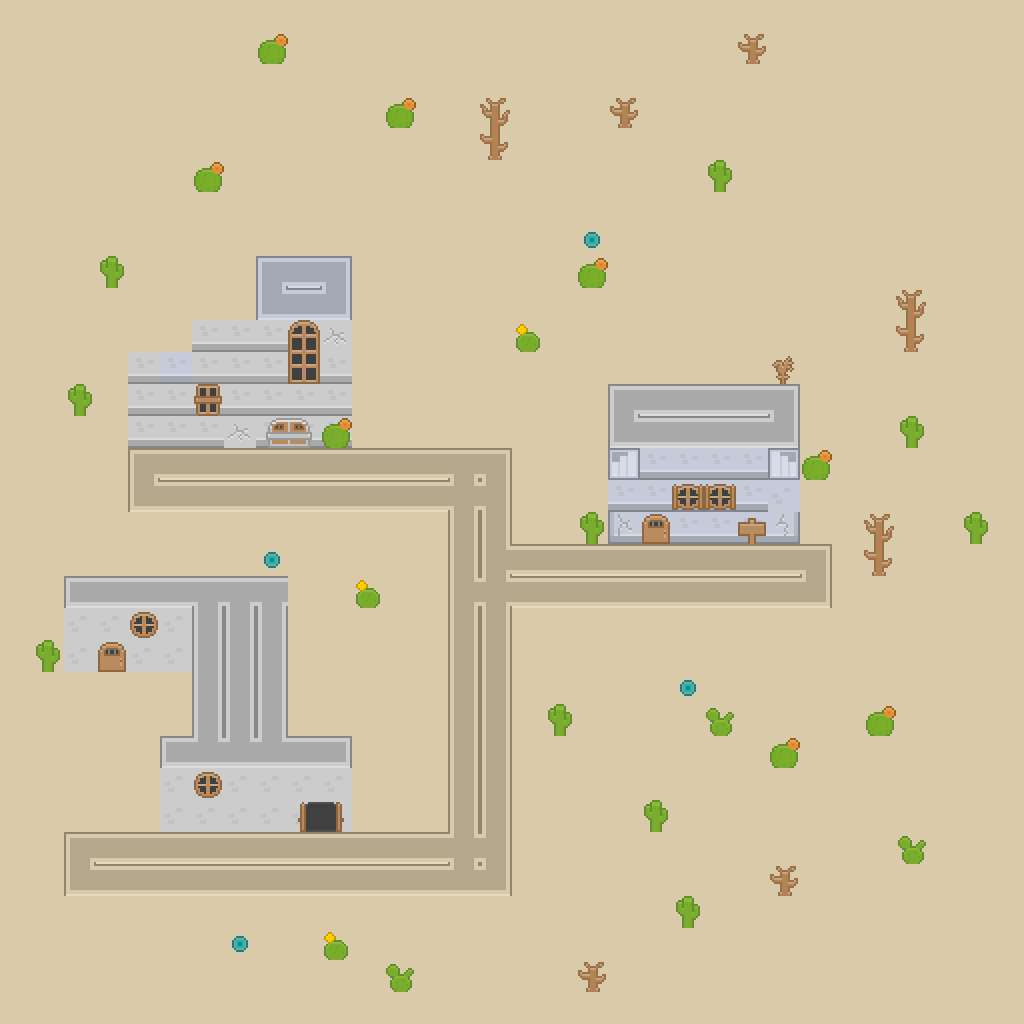

Rendered tile map (Tiled .tmx) drawn with the repository's tilesets; below, a short description and the map source with its tile grids summarised:
An orthogonal 32x32 tile map with 32x32 px tiles, 8 tile layers (walls, Bottom Sand, Base of Houses, External Accessories, ...).

<map version="1.8" tiledversion="1.8.0" orientation="orthogonal" renderorder="right-down" width="32" height="32" tilewidth="32" tileheight="32" infinite="0" nextlayerid="9" nextobjectid="1">
 <tileset firstgid="1" source="tilesets/roguelikeSheet_transparent_32px.tsx" />
 <layer id="4" name="walls" width="32" height="32">
  <data>[1024 cells, 0 non-empty, 0 distinct tile ids]</data>
 </layer>
 <layer id="1" name="Bottom Sand" width="32" height="32">
  <data>[1024 cells, 1024 non-empty, 2 distinct tile ids]</data>
 </layer>
 <layer id="2" name="Base of Houses" width="32" height="32">
  <data>[1024 cells, 90 non-empty, 15 distinct tile ids]</data>
 </layer>
 <layer id="6" name="External Accessories" width="32" height="32">
  <data>[1024 cells, 57 non-empty, 22 distinct tile ids]</data>
 </layer>
 <layer id="3" name="Top of Houses" width="32" height="32">
  <data>[1024 cells, 33 non-empty, 10 distinct tile ids]</data>
 </layer>
 <layer id="5" name="Paths" width="32" height="32">
  <data>[1024 cells, 92 non-empty, 11 distinct tile ids]</data>
 </layer>
 <layer id="7" name="exits" width="32" height="32">
  <data>[1024 cells, 0 non-empty, 0 distinct tile ids]</data>
 </layer>
 <layer id="8" name="math_problems" width="32" height="32">
  <data>[1024 cells, 4 non-empty, 1 distinct tile ids]</data>
 </layer>
</map>
